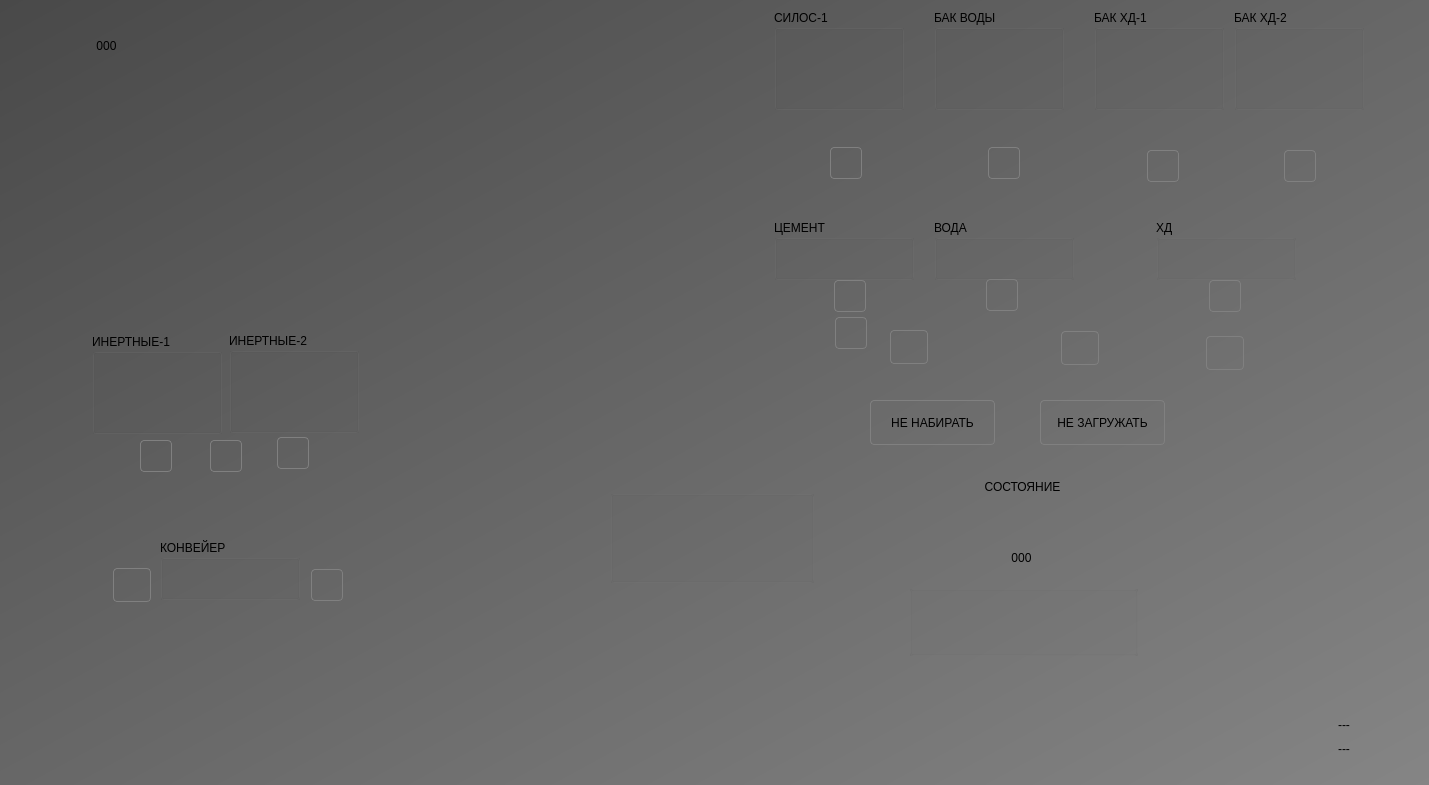
<?xml version="1.0" encoding="UTF-8"?>
<ui version="4.0">
 <class>Home</class>
 <widget class="QWidget" name="Home">
  <property name="geometry">
   <rect>
    <x>0</x>
    <y>0</y>
    <width>1429</width>
    <height>785</height>
   </rect>
  </property>
  <property name="windowTitle">
   <string>АСУ БСУ 250613 (с) 2025</string>
  </property>
  <property name="styleSheet">
   <string notr="true">#centralwidget,#Home
{
	background-color: qlineargradient(spread:pad, x1:0, y1:0, x2:1, y2:1, stop:0 rgba(73, 73, 73, 255), stop:1 rgba(133, 133, 133, 255));
}
QAbstractButton:flat
{
	border: 1px solid gray;
	border-radius: 4px;
}
QAbstractButton:flat:pressed
{
	background-color: green;
}
QAbstractButton:flat[style=&quot;open&quot;]
{
	image: url(:/concrete/stop.png);
}
QAbstractButton:flat:pressed[style=&quot;open&quot;]
{
	image: url(:/concrete/down.png);
}
QAbstractButton:flat:checked[style=&quot;open&quot;]
{
	image: url(:/concrete/down.png);
}
QLabel[style=&quot;huge&quot;]
{
	font-size: 20pt;
	font-weight: bold;
	color: white;
}
QLabel[style=&quot;gigantic&quot;]
{
	font-size: 32pt;
	font-weight: bold;
	color: white;
}

QLabel[style=&quot;badge&quot;]
{
	border: 1px solid red;
	background-color: rgba(0,0,0,100);
	color: white;
	border-radius: 4px;
}
QLabel[style=&quot;vodoley-status&quot;]
{
	border: none;
	background-color: rgb(98, 160, 234);
	color: white;
	border-radius: 4px;
	font-weight: bold;
	font-size: 9pt;
	padding: 8px;
}
QLabel[style='hint']
{
	color: lightGray;
	font-weight: bold;
	font-size: 10pt;
}
QLabel[style='tips']
{
	color: lightGray;
	font-size: 7pt;
}
QLabel[style='sys']
{
	color: yellow;
	font-size: 7pt;
}
QGroupBox[style=&quot;vodoley&quot;]
{
	background-color: rgb(94, 92, 100);
	border: 1px solid gray;
}
QAbstractButton:flat[style=&quot;danger&quot;]
{
	background-color: rgba(224, 27, 36,80);
	color: lightGray;
}
QAbstractButton:flat::checked[style=&quot;danger&quot;]
{
	background-color: rgba(224, 27, 36,255);
	color: white;
}
QAbstractButton:flat[style=&quot;warning&quot;]
{
	background-color: rgba(46, 194, 126,80);
	color: lightGray;
}
QAbstractButton:flat::checked[style=&quot;warning&quot;]
{
	background-color: rgb(46, 194, 126);
	color: white;
}
QAbstractButton:flat[style=&quot;helper&quot;]
{
	image: url(:/concrete/power.png);
	padding: 4px;
}
</string>
  </property>
  <widget class="Animation" name="mixer_1">
   <property name="geometry">
    <rect>
     <x>895</x>
     <y>430</y>
     <width>247</width>
     <height>175</height>
    </rect>
   </property>
   <property name="contextMenuPolicy">
    <enum>Qt::CustomContextMenu</enum>
   </property>
   <property name="source">
    <url>
     <string>qrc:/concrete/mixer-planar.mng</string>
    </url>
   </property>
   <widget class="QLabel" name="clock">
    <property name="geometry">
     <rect>
      <x>93</x>
      <y>111</y>
      <width>67</width>
      <height>34</height>
     </rect>
    </property>
    <property name="text">
     <string>000</string>
    </property>
    <property name="alignment">
     <set>Qt::AlignCenter</set>
    </property>
    <property name="style" stdset="0">
     <string>huge</string>
    </property>
   </widget>
   <widget class="QLabel" name="label">
    <property name="geometry">
     <rect>
      <x>41</x>
      <y>33</y>
      <width>173</width>
      <height>47</height>
     </rect>
    </property>
    <property name="text">
     <string>СОСТОЯНИЕ</string>
    </property>
    <property name="alignment">
     <set>Qt::AlignCenter</set>
    </property>
    <property name="style" stdset="0">
     <string>badge</string>
    </property>
   </widget>
  </widget>
  <widget class="Animation" name="mgate_1">
   <property name="geometry">
    <rect>
     <x>1076</x>
     <y>531</y>
     <width>114</width>
     <height>137</height>
    </rect>
   </property>
   <property name="source">
    <url>
     <string>qrc:/concrete/rmgate.mng</string>
    </url>
   </property>
   <property name="playbackHints">
    <set>Animation::Bounce</set>
   </property>
  </widget>
  <widget class="MixerPanel" name="mixerpanel_0">
   <property name="geometry">
    <rect>
     <x>909</x>
     <y>585</y>
     <width>229</width>
     <height>71</height>
    </rect>
   </property>
   <property name="gateType">
    <enum>MixerPanel::Pneumatic</enum>
   </property>
  </widget>
  <widget class="QLabel" name="mopened_1">
   <property name="geometry">
    <rect>
     <x>1070</x>
     <y>545</y>
     <width>22</width>
     <height>22</height>
    </rect>
   </property>
   <property name="text">
    <string/>
   </property>
   <property name="pixmap">
    <pixmap resource="../concretetheme.git/concrete.qrc">:/concrete/green.png</pixmap>
   </property>
  </widget>
  <widget class="QLabel" name="mclosed_1">
   <property name="geometry">
    <rect>
     <x>1102</x>
     <y>545</y>
     <width>22</width>
     <height>22</height>
    </rect>
   </property>
   <property name="text">
    <string/>
   </property>
   <property name="pixmap">
    <pixmap resource="../concretetheme.git/concrete.qrc">:/concrete/red.png</pixmap>
   </property>
  </widget>
  <widget class="DosatorPanel" name="dosatorpanel_0">
   <property name="geometry">
    <rect>
     <x>774</x>
     <y>220</y>
     <width>140</width>
     <height>60</height>
    </rect>
   </property>
   <property name="title">
    <string>ЦЕМЕНТ</string>
   </property>
  </widget>
  <widget class="DosatorPanel" name="dosatorpanel_1">
   <property name="geometry">
    <rect>
     <x>934</x>
     <y>220</y>
     <width>140</width>
     <height>60</height>
    </rect>
   </property>
   <property name="title">
    <string>ВОДА</string>
   </property>
  </widget>
  <widget class="DosatorPanel" name="dosatorpanel_2">
   <property name="geometry">
    <rect>
     <x>1156</x>
     <y>220</y>
     <width>140</width>
     <height>60</height>
    </rect>
   </property>
   <property name="title">
    <string>ХД</string>
   </property>
   <property name="precision">
    <number>2</number>
   </property>
  </widget>
  <widget class="DosatorPanel" name="dosatorpanel_3">
   <property name="geometry">
    <rect>
     <x>160</x>
     <y>540</y>
     <width>140</width>
     <height>60</height>
    </rect>
   </property>
   <property name="title">
    <string>КОНВЕЙЕР</string>
   </property>
  </widget>
  <widget class="DoserPanel" name="doserpanel_0">
   <property name="geometry">
    <rect>
     <x>774</x>
     <y>10</y>
     <width>130</width>
     <height>100</height>
    </rect>
   </property>
   <property name="title">
    <string>СИЛОС-1</string>
   </property>
  </widget>
  <widget class="DoserPanel" name="doserpanel_1">
   <property name="geometry">
    <rect>
     <x>934</x>
     <y>10</y>
     <width>130</width>
     <height>100</height>
    </rect>
   </property>
   <property name="title">
    <string>БАК ВОДЫ</string>
   </property>
  </widget>
  <widget class="DoserPanel" name="doserpanel_2">
   <property name="geometry">
    <rect>
     <x>1094</x>
     <y>10</y>
     <width>130</width>
     <height>100</height>
    </rect>
   </property>
   <property name="title">
    <string>БАК ХД-1</string>
   </property>
   <property name="precision">
    <number>2</number>
   </property>
  </widget>
  <widget class="DoserPanel" name="doserpanel_3">
   <property name="geometry">
    <rect>
     <x>1234</x>
     <y>10</y>
     <width>130</width>
     <height>100</height>
    </rect>
   </property>
   <property name="title">
    <string>БАК ХД-2</string>
   </property>
   <property name="precision">
    <number>2</number>
   </property>
  </widget>
  <widget class="DoserPanel" name="doserpanel_4">
   <property name="geometry">
    <rect>
     <x>92</x>
     <y>334</y>
     <width>130</width>
     <height>100</height>
    </rect>
   </property>
   <property name="title">
    <string>ИНЕРТНЫЕ-1</string>
   </property>
  </widget>
  <widget class="DoserPanel" name="doserpanel_5">
   <property name="geometry">
    <rect>
     <x>229</x>
     <y>333</y>
     <width>130</width>
     <height>100</height>
    </rect>
   </property>
   <property name="title">
    <string>ИНЕРТНЫЕ-2</string>
   </property>
  </widget>
  <widget class="Animation" name="animation">
   <property name="geometry">
    <rect>
     <x>30</x>
     <y>560</y>
     <width>392</width>
     <height>54</height>
    </rect>
   </property>
   <property name="contextMenuPolicy">
    <enum>Qt::CustomContextMenu</enum>
   </property>
   <property name="source">
    <url>
     <string>qrc:/concrete/conveyor.mng</string>
    </url>
   </property>
   <widget class="QPushButton" name="dopen_4">
    <property name="geometry">
     <rect>
      <x>281</x>
      <y>9</y>
      <width>32</width>
      <height>32</height>
     </rect>
    </property>
    <property name="cursor">
     <cursorShape>PointingHandCursor</cursorShape>
    </property>
    <property name="text">
     <string/>
    </property>
    <property name="iconSize">
     <size>
      <width>24</width>
      <height>24</height>
     </size>
    </property>
    <property name="checkable">
     <bool>true</bool>
    </property>
    <property name="flat">
     <bool>true</bool>
    </property>
    <property name="style" stdset="0">
     <string>open</string>
    </property>
   </widget>
   <widget class="QPushButton" name="fail_4">
    <property name="geometry">
     <rect>
      <x>83</x>
      <y>8</y>
      <width>38</width>
      <height>34</height>
     </rect>
    </property>
    <property name="text">
     <string/>
    </property>
    <property name="icon">
     <iconset resource="../concretetheme.git/concrete.qrc">
      <normaloff>:/concrete/attention.png</normaloff>:/concrete/attention.png</iconset>
    </property>
    <property name="iconSize">
     <size>
      <width>32</width>
      <height>32</height>
     </size>
    </property>
    <property name="flat">
     <bool>true</bool>
    </property>
   </widget>
  </widget>
  <widget class="Animation" name="container_5">
   <property name="geometry">
    <rect>
     <x>84</x>
     <y>372</y>
     <width>146</width>
     <height>126</height>
    </rect>
   </property>
   <property name="contextMenuPolicy">
    <enum>Qt::CustomContextMenu</enum>
   </property>
   <property name="source">
    <url>
     <string>qrc:/concrete/fillers.mng</string>
    </url>
   </property>
   <property name="playbackHints">
    <set>Animation::Bounce</set>
   </property>
   <widget class="QPushButton" name="open_5">
    <property name="geometry">
     <rect>
      <x>56</x>
      <y>68</y>
      <width>32</width>
      <height>32</height>
     </rect>
    </property>
    <property name="cursor">
     <cursorShape>PointingHandCursor</cursorShape>
    </property>
    <property name="text">
     <string/>
    </property>
    <property name="iconSize">
     <size>
      <width>24</width>
      <height>24</height>
     </size>
    </property>
    <property name="flat">
     <bool>true</bool>
    </property>
    <property name="style" stdset="0">
     <string>open</string>
    </property>
   </widget>
  </widget>
  <widget class="Animation" name="container_6">
   <property name="geometry">
    <rect>
     <x>220</x>
     <y>373</y>
     <width>146</width>
     <height>126</height>
    </rect>
   </property>
   <property name="contextMenuPolicy">
    <enum>Qt::CustomContextMenu</enum>
   </property>
   <property name="source">
    <url>
     <string>qrc:/concrete/fillers.mng</string>
    </url>
   </property>
   <property name="playbackHints">
    <set>Animation::Bounce</set>
   </property>
   <widget class="QPushButton" name="open_6">
    <property name="geometry">
     <rect>
      <x>57</x>
      <y>64</y>
      <width>32</width>
      <height>32</height>
     </rect>
    </property>
    <property name="cursor">
     <cursorShape>PointingHandCursor</cursorShape>
    </property>
    <property name="text">
     <string/>
    </property>
    <property name="iconSize">
     <size>
      <width>24</width>
      <height>24</height>
     </size>
    </property>
    <property name="flat">
     <bool>true</bool>
    </property>
    <property name="style" stdset="0">
     <string>open</string>
    </property>
   </widget>
  </widget>
  <widget class="Animation" name="dosator_1">
   <property name="geometry">
    <rect>
     <x>794</x>
     <y>210</y>
     <width>113</width>
     <height>238</height>
    </rect>
   </property>
   <property name="contextMenuPolicy">
    <enum>Qt::CustomContextMenu</enum>
   </property>
   <property name="source">
    <url>
     <string>qrc:/concrete/dcement.mng</string>
    </url>
   </property>
   <property name="playbackHints">
    <set>Animation::Bounce</set>
   </property>
   <widget class="QPushButton" name="dopen_1">
    <property name="geometry">
     <rect>
      <x>40</x>
      <y>70</y>
      <width>32</width>
      <height>32</height>
     </rect>
    </property>
    <property name="cursor">
     <cursorShape>PointingHandCursor</cursorShape>
    </property>
    <property name="text">
     <string/>
    </property>
    <property name="iconSize">
     <size>
      <width>24</width>
      <height>24</height>
     </size>
    </property>
    <property name="checkable">
     <bool>true</bool>
    </property>
    <property name="flat">
     <bool>true</bool>
    </property>
    <property name="style" stdset="0">
     <string>open</string>
    </property>
   </widget>
   <widget class="QPushButton" name="open_9">
    <property name="geometry">
     <rect>
      <x>41</x>
      <y>107</y>
      <width>32</width>
      <height>32</height>
     </rect>
    </property>
    <property name="cursor">
     <cursorShape>PointingHandCursor</cursorShape>
    </property>
    <property name="text">
     <string/>
    </property>
    <property name="iconSize">
     <size>
      <width>24</width>
      <height>24</height>
     </size>
    </property>
    <property name="flat">
     <bool>true</bool>
    </property>
    <property name="style" stdset="0">
     <string>helper</string>
    </property>
   </widget>
  </widget>
  <widget class="Animation" name="dosator_2">
   <property name="geometry">
    <rect>
     <x>945</x>
     <y>209</y>
     <width>115</width>
     <height>174</height>
    </rect>
   </property>
   <property name="contextMenuPolicy">
    <enum>Qt::CustomContextMenu</enum>
   </property>
   <property name="source">
    <url>
     <string>qrc:/concrete/water-dosator.mng</string>
    </url>
   </property>
   <property name="playbackHints">
    <set>Animation::Bounce</set>
   </property>
   <widget class="QPushButton" name="dopen_2">
    <property name="geometry">
     <rect>
      <x>41</x>
      <y>70</y>
      <width>32</width>
      <height>32</height>
     </rect>
    </property>
    <property name="cursor">
     <cursorShape>PointingHandCursor</cursorShape>
    </property>
    <property name="text">
     <string/>
    </property>
    <property name="iconSize">
     <size>
      <width>24</width>
      <height>24</height>
     </size>
    </property>
    <property name="checkable">
     <bool>true</bool>
    </property>
    <property name="flat">
     <bool>true</bool>
    </property>
    <property name="style" stdset="0">
     <string>open</string>
    </property>
   </widget>
  </widget>
  <widget class="Animation" name="dosator_3">
   <property name="geometry">
    <rect>
     <x>1182</x>
     <y>210</y>
     <width>86</width>
     <height>131</height>
    </rect>
   </property>
   <property name="contextMenuPolicy">
    <enum>Qt::CustomContextMenu</enum>
   </property>
   <property name="source">
    <url>
     <string>qrc:/concrete/dadditions.mng</string>
    </url>
   </property>
   <property name="playbackHints">
    <set>Animation::Bounce</set>
   </property>
   <widget class="QPushButton" name="dopen_3">
    <property name="geometry">
     <rect>
      <x>27</x>
      <y>70</y>
      <width>32</width>
      <height>32</height>
     </rect>
    </property>
    <property name="cursor">
     <cursorShape>PointingHandCursor</cursorShape>
    </property>
    <property name="text">
     <string/>
    </property>
    <property name="iconSize">
     <size>
      <width>24</width>
      <height>24</height>
     </size>
    </property>
    <property name="checkable">
     <bool>true</bool>
    </property>
    <property name="flat">
     <bool>true</bool>
    </property>
    <property name="style" stdset="0">
     <string>open</string>
    </property>
   </widget>
  </widget>
  <widget class="Animation" name="rain_1">
   <property name="geometry">
    <rect>
     <x>836</x>
     <y>380</y>
     <width>30</width>
     <height>33</height>
    </rect>
   </property>
   <property name="source">
    <url>
     <string>qrc:/concrete/fillers-rain.mng</string>
    </url>
   </property>
   <property name="playbackHints">
    <set>Animation::Ceaseless</set>
   </property>
  </widget>
  <widget class="Animation" name="rain_2">
   <property name="geometry">
    <rect>
     <x>987</x>
     <y>377</y>
     <width>32</width>
     <height>95</height>
    </rect>
   </property>
   <property name="source">
    <url>
     <string>qrc:/concrete/water-rain.mng</string>
    </url>
   </property>
   <property name="playbackHints">
    <set>Animation::Ceaseless</set>
   </property>
  </widget>
  <widget class="Animation" name="rain_3">
   <property name="geometry">
    <rect>
     <x>1210</x>
     <y>337</y>
     <width>32</width>
     <height>95</height>
    </rect>
   </property>
   <property name="source">
    <url>
     <string>qrc:/concrete/water-rain.mng</string>
    </url>
   </property>
   <property name="playbackHints">
    <set>Animation::Ceaseless</set>
   </property>
  </widget>
  <widget class="Animation" name="rain_4">
   <property name="geometry">
    <rect>
     <x>120</x>
     <y>490</y>
     <width>30</width>
     <height>33</height>
    </rect>
   </property>
   <property name="source">
    <url>
     <string>qrc:/concrete/fillers-rain.mng</string>
    </url>
   </property>
   <property name="playbackHints">
    <set>Animation::Ceaseless</set>
   </property>
  </widget>
  <widget class="Animation" name="rain_5">
   <property name="geometry">
    <rect>
     <x>163</x>
     <y>490</y>
     <width>30</width>
     <height>33</height>
    </rect>
   </property>
   <property name="source">
    <url>
     <string>qrc:/concrete/fillers-rain.mng</string>
    </url>
   </property>
   <property name="playbackHints">
    <set>Animation::Ceaseless</set>
   </property>
  </widget>
  <widget class="Animation" name="rain_6">
   <property name="geometry">
    <rect>
     <x>254</x>
     <y>490</y>
     <width>30</width>
     <height>33</height>
    </rect>
   </property>
   <property name="source">
    <url>
     <string>qrc:/concrete/fillers-rain.mng</string>
    </url>
   </property>
   <property name="playbackHints">
    <set>Animation::Ceaseless</set>
   </property>
  </widget>
  <widget class="Animation" name="rain_7">
   <property name="geometry">
    <rect>
     <x>300</x>
     <y>490</y>
     <width>30</width>
     <height>33</height>
    </rect>
   </property>
   <property name="source">
    <url>
     <string>qrc:/concrete/fillers-rain.mng</string>
    </url>
   </property>
   <property name="playbackHints">
    <set>Animation::Ceaseless</set>
   </property>
  </widget>
  <widget class="Animation" name="animation_2">
   <property name="geometry">
    <rect>
     <x>510</x>
     <y>414</y>
     <width>201</width>
     <height>204</height>
    </rect>
   </property>
   <property name="source">
    <url>
     <string>qrc:/concrete/tconveyor.mng</string>
    </url>
   </property>
  </widget>
  <widget class="RuntimeTrend" name="runtimetrend">
   <property name="geometry">
    <rect>
     <x>20</x>
     <y>17</y>
     <width>702</width>
     <height>294</height>
    </rect>
   </property>
   <property name="styleSheet">
    <string notr="true">color: lightGray;
font-size: 8pt;</string>
   </property>
   <property name="depth">
    <number>1200</number>
   </property>
   <property name="canvasBackground">
    <brush brushstyle="SolidPattern">
     <color alpha="255">
      <red>61</red>
      <green>56</green>
      <blue>70</blue>
     </color>
    </brush>
   </property>
  </widget>
  <widget class="Animation" name="container_1">
   <property name="geometry">
    <rect>
     <x>792</x>
     <y>139</y>
     <width>106</width>
     <height>50</height>
    </rect>
   </property>
   <property name="contextMenuPolicy">
    <enum>Qt::CustomContextMenu</enum>
   </property>
   <property name="source">
    <url>
     <string>qrc:/concrete/lauger.mng</string>
    </url>
   </property>
   <widget class="QPushButton" name="open_1">
    <property name="geometry">
     <rect>
      <x>38</x>
      <y>8</y>
      <width>32</width>
      <height>32</height>
     </rect>
    </property>
    <property name="cursor">
     <cursorShape>PointingHandCursor</cursorShape>
    </property>
    <property name="text">
     <string/>
    </property>
    <property name="iconSize">
     <size>
      <width>24</width>
      <height>24</height>
     </size>
    </property>
    <property name="flat">
     <bool>true</bool>
    </property>
    <property name="style" stdset="0">
     <string>open</string>
    </property>
   </widget>
  </widget>
  <widget class="Animation" name="container_2">
   <property name="geometry">
    <rect>
     <x>960</x>
     <y>120</y>
     <width>84</width>
     <height>82</height>
    </rect>
   </property>
   <property name="contextMenuPolicy">
    <enum>Qt::CustomContextMenu</enum>
   </property>
   <property name="source">
    <url>
     <string>qrc:/concrete/pump.mng</string>
    </url>
   </property>
   <widget class="QPushButton" name="open_2">
    <property name="geometry">
     <rect>
      <x>28</x>
      <y>27</y>
      <width>32</width>
      <height>32</height>
     </rect>
    </property>
    <property name="cursor">
     <cursorShape>PointingHandCursor</cursorShape>
    </property>
    <property name="text">
     <string/>
    </property>
    <property name="iconSize">
     <size>
      <width>24</width>
      <height>24</height>
     </size>
    </property>
    <property name="flat">
     <bool>true</bool>
    </property>
    <property name="style" stdset="0">
     <string>open</string>
    </property>
   </widget>
  </widget>
  <widget class="Animation" name="container_3">
   <property name="geometry">
    <rect>
     <x>1119</x>
     <y>124</y>
     <width>84</width>
     <height>82</height>
    </rect>
   </property>
   <property name="contextMenuPolicy">
    <enum>Qt::CustomContextMenu</enum>
   </property>
   <property name="source">
    <url>
     <string>qrc:/concrete/pump.mng</string>
    </url>
   </property>
   <widget class="QPushButton" name="open_3">
    <property name="geometry">
     <rect>
      <x>28</x>
      <y>26</y>
      <width>32</width>
      <height>32</height>
     </rect>
    </property>
    <property name="cursor">
     <cursorShape>PointingHandCursor</cursorShape>
    </property>
    <property name="text">
     <string/>
    </property>
    <property name="iconSize">
     <size>
      <width>24</width>
      <height>24</height>
     </size>
    </property>
    <property name="flat">
     <bool>true</bool>
    </property>
    <property name="style" stdset="0">
     <string>open</string>
    </property>
   </widget>
  </widget>
  <widget class="Animation" name="container_4">
   <property name="geometry">
    <rect>
     <x>1256</x>
     <y>124</y>
     <width>84</width>
     <height>82</height>
    </rect>
   </property>
   <property name="contextMenuPolicy">
    <enum>Qt::CustomContextMenu</enum>
   </property>
   <property name="source">
    <url>
     <string>qrc:/concrete/pump.mng</string>
    </url>
   </property>
   <widget class="QPushButton" name="open_4">
    <property name="geometry">
     <rect>
      <x>28</x>
      <y>26</y>
      <width>32</width>
      <height>32</height>
     </rect>
    </property>
    <property name="cursor">
     <cursorShape>PointingHandCursor</cursorShape>
    </property>
    <property name="text">
     <string/>
    </property>
    <property name="iconSize">
     <size>
      <width>24</width>
      <height>24</height>
     </size>
    </property>
    <property name="flat">
     <bool>true</bool>
    </property>
    <property name="style" stdset="0">
     <string>open</string>
    </property>
   </widget>
  </widget>
  <widget class="QLabel" name="mixer_i">
   <property name="geometry">
    <rect>
     <x>73</x>
     <y>29</y>
     <width>67</width>
     <height>34</height>
    </rect>
   </property>
   <property name="text">
    <string>000</string>
   </property>
   <property name="alignment">
    <set>Qt::AlignCenter</set>
   </property>
   <property name="style" stdset="0">
    <string>huge</string>
   </property>
  </widget>
  <widget class="QPushButton" name="dopen_5">
   <property name="geometry">
    <rect>
     <x>870</x>
     <y>400</y>
     <width>125</width>
     <height>45</height>
    </rect>
   </property>
   <property name="cursor">
    <cursorShape>PointingHandCursor</cursorShape>
   </property>
   <property name="text">
    <string>НЕ НАБИРАТЬ</string>
   </property>
   <property name="iconSize">
    <size>
     <width>24</width>
     <height>24</height>
    </size>
   </property>
   <property name="checkable">
    <bool>true</bool>
   </property>
   <property name="flat">
    <bool>true</bool>
   </property>
   <property name="style" stdset="0">
    <string>danger</string>
   </property>
  </widget>
  <widget class="QPushButton" name="dopen_6">
   <property name="geometry">
    <rect>
     <x>1040</x>
     <y>400</y>
     <width>125</width>
     <height>45</height>
    </rect>
   </property>
   <property name="cursor">
    <cursorShape>PointingHandCursor</cursorShape>
   </property>
   <property name="text">
    <string>НЕ ЗАГРУЖАТЬ</string>
   </property>
   <property name="iconSize">
    <size>
     <width>24</width>
     <height>24</height>
    </size>
   </property>
   <property name="checkable">
    <bool>true</bool>
   </property>
   <property name="flat">
    <bool>true</bool>
   </property>
   <property name="style" stdset="0">
    <string>warning</string>
   </property>
  </widget>
  <widget class="QPushButton" name="open_8">
   <property name="geometry">
    <rect>
     <x>210</x>
     <y>440</y>
     <width>32</width>
     <height>32</height>
    </rect>
   </property>
   <property name="cursor">
    <cursorShape>PointingHandCursor</cursorShape>
   </property>
   <property name="text">
    <string/>
   </property>
   <property name="iconSize">
    <size>
     <width>24</width>
     <height>24</height>
    </size>
   </property>
   <property name="flat">
    <bool>true</bool>
   </property>
   <property name="style" stdset="0">
    <string>helper</string>
   </property>
  </widget>
  <widget class="TConveyorPanel" name="tconveyorpanel">
   <property name="geometry">
    <rect>
     <x>610</x>
     <y>490</y>
     <width>204</width>
     <height>93</height>
    </rect>
   </property>
  </widget>
  <widget class="QLabel" name="scantime">
   <property name="geometry">
    <rect>
     <x>1311</x>
     <y>715</y>
     <width>66</width>
     <height>19</height>
    </rect>
   </property>
   <property name="text">
    <string>---</string>
   </property>
   <property name="alignment">
    <set>Qt::AlignCenter</set>
   </property>
   <property name="style" stdset="0">
    <string>sys</string>
   </property>
  </widget>
  <widget class="QLabel" name="powered">
   <property name="geometry">
    <rect>
     <x>1311</x>
     <y>739</y>
     <width>66</width>
     <height>19</height>
    </rect>
   </property>
   <property name="text">
    <string>---</string>
   </property>
   <property name="alignment">
    <set>Qt::AlignCenter</set>
   </property>
   <property name="style" stdset="0">
    <string>sys</string>
   </property>
  </widget>
  <widget class="QPushButton" name="fail_3">
   <property name="geometry">
    <rect>
     <x>1206</x>
     <y>336</y>
     <width>38</width>
     <height>34</height>
    </rect>
   </property>
   <property name="text">
    <string/>
   </property>
   <property name="icon">
    <iconset resource="../concretetheme.git/concrete.qrc">
     <normaloff>:/concrete/attention.png</normaloff>:/concrete/attention.png</iconset>
   </property>
   <property name="iconSize">
    <size>
     <width>32</width>
     <height>32</height>
    </size>
   </property>
   <property name="flat">
    <bool>true</bool>
   </property>
  </widget>
  <widget class="QPushButton" name="fail_2">
   <property name="geometry">
    <rect>
     <x>1061</x>
     <y>331</y>
     <width>38</width>
     <height>34</height>
    </rect>
   </property>
   <property name="text">
    <string/>
   </property>
   <property name="icon">
    <iconset resource="../concretetheme.git/concrete.qrc">
     <normaloff>:/concrete/attention.png</normaloff>:/concrete/attention.png</iconset>
   </property>
   <property name="iconSize">
    <size>
     <width>32</width>
     <height>32</height>
    </size>
   </property>
   <property name="flat">
    <bool>true</bool>
   </property>
  </widget>
  <widget class="QPushButton" name="fail_1">
   <property name="geometry">
    <rect>
     <x>890</x>
     <y>330</y>
     <width>38</width>
     <height>34</height>
    </rect>
   </property>
   <property name="text">
    <string/>
   </property>
   <property name="icon">
    <iconset resource="../concretetheme.git/concrete.qrc">
     <normaloff>:/concrete/attention.png</normaloff>:/concrete/attention.png</iconset>
   </property>
   <property name="iconSize">
    <size>
     <width>32</width>
     <height>32</height>
    </size>
   </property>
   <property name="flat">
    <bool>true</bool>
   </property>
  </widget>
  <zorder>animation_2</zorder>
  <zorder>rain_2</zorder>
  <zorder>dosator_3</zorder>
  <zorder>dosator_2</zorder>
  <zorder>dosator_1</zorder>
  <zorder>container_5</zorder>
  <zorder>mixer_1</zorder>
  <zorder>mgate_1</zorder>
  <zorder>mixerpanel_0</zorder>
  <zorder>mopened_1</zorder>
  <zorder>mclosed_1</zorder>
  <zorder>dosatorpanel_0</zorder>
  <zorder>dosatorpanel_1</zorder>
  <zorder>dosatorpanel_2</zorder>
  <zorder>doserpanel_0</zorder>
  <zorder>doserpanel_1</zorder>
  <zorder>doserpanel_2</zorder>
  <zorder>doserpanel_3</zorder>
  <zorder>animation</zorder>
  <zorder>dosatorpanel_3</zorder>
  <zorder>container_6</zorder>
  <zorder>doserpanel_5</zorder>
  <zorder>doserpanel_4</zorder>
  <zorder>rain_1</zorder>
  <zorder>rain_3</zorder>
  <zorder>rain_4</zorder>
  <zorder>rain_5</zorder>
  <zorder>rain_6</zorder>
  <zorder>rain_7</zorder>
  <zorder>runtimetrend</zorder>
  <zorder>container_1</zorder>
  <zorder>container_2</zorder>
  <zorder>container_3</zorder>
  <zorder>container_4</zorder>
  <zorder>mixer_i</zorder>
  <zorder>dopen_5</zorder>
  <zorder>dopen_6</zorder>
  <zorder>open_8</zorder>
  <zorder>tconveyorpanel</zorder>
  <zorder>scantime</zorder>
  <zorder>powered</zorder>
  <zorder>fail_3</zorder>
  <zorder>fail_2</zorder>
  <zorder>fail_1</zorder>
 </widget>
 <customwidgets>
  <customwidget>
   <class>TConveyorPanel</class>
   <extends>QGroupBox</extends>
   <header>concreteui.tconveyorpanel</header>
  </customwidget>
  <customwidget>
   <class>DosatorPanel</class>
   <extends>QGroupBox</extends>
   <header>concreteui.dosatorpanel</header>
  </customwidget>
  <customwidget>
   <class>DoserPanel</class>
   <extends>QGroupBox</extends>
   <header>concreteui.doserpanel</header>
  </customwidget>
  <customwidget>
   <class>MixerPanel</class>
   <extends>QGroupBox</extends>
   <header>concreteui.mixerpanel</header>
  </customwidget>
  <customwidget>
   <class>Animation</class>
   <extends>QLabel</extends>
   <header>pygui.animation</header>
   <container>1</container>
  </customwidget>
  <customwidget>
   <class>RuntimeTrend</class>
   <extends>QwtPlot</extends>
   <header>pygui.runtimetrend</header>
  </customwidget>
  <customwidget>
   <class>QwtPlot</class>
   <extends>QFrame</extends>
   <header>qwt_plot.h</header>
  </customwidget>
 </customwidgets>
 <resources>
  <include location="../concretetheme.git/concrete.qrc"/>
 </resources>
 <connections/>
</ui>
